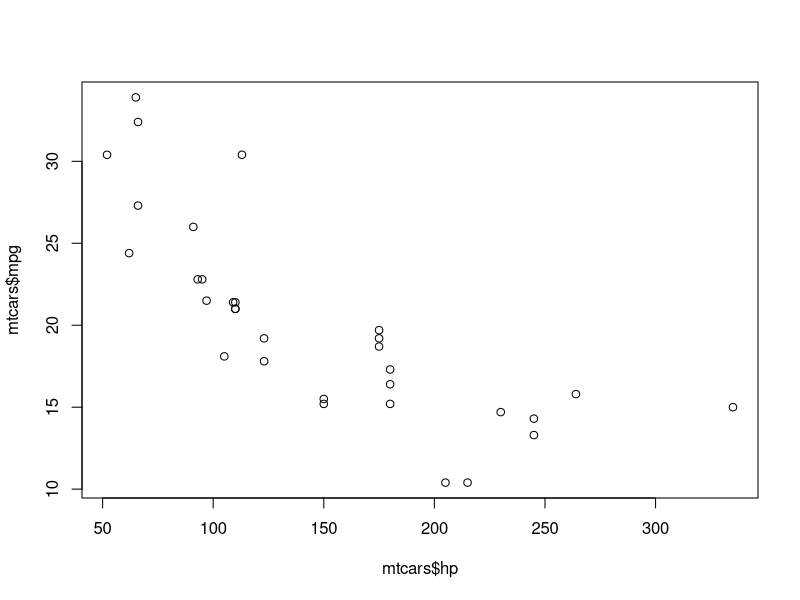
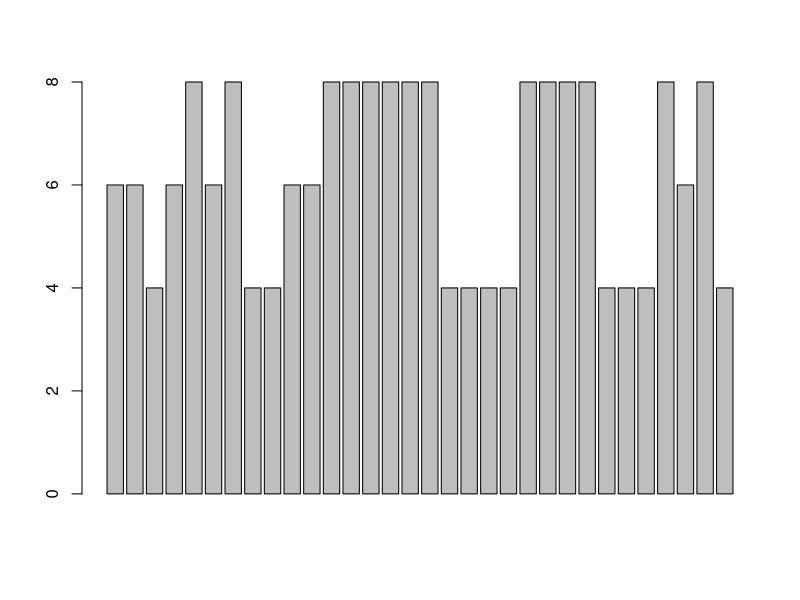
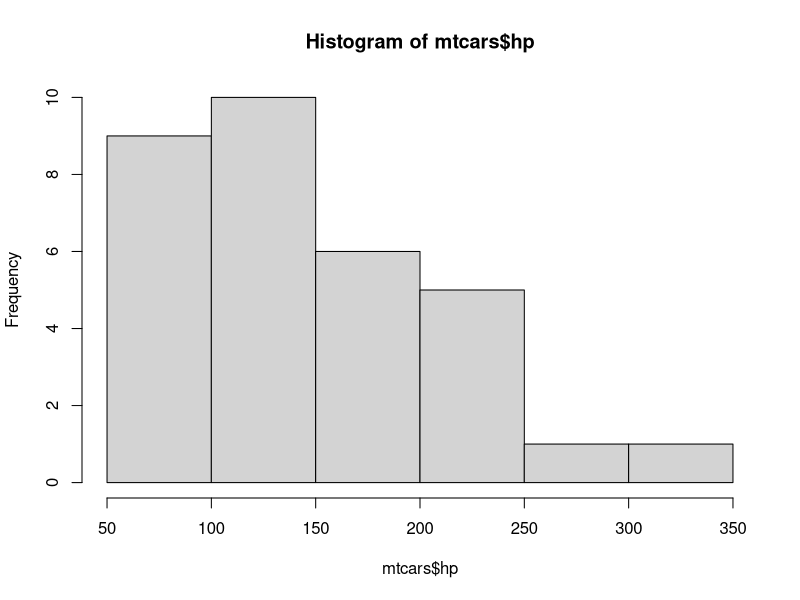
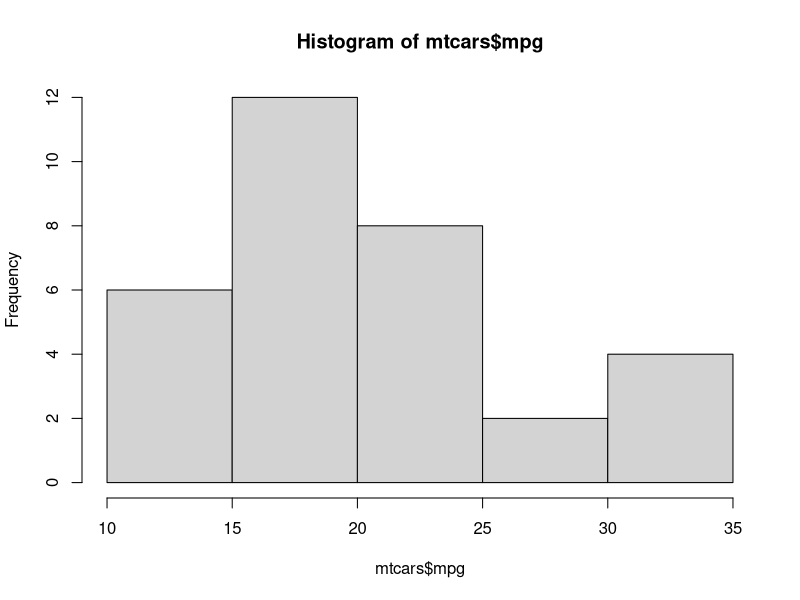
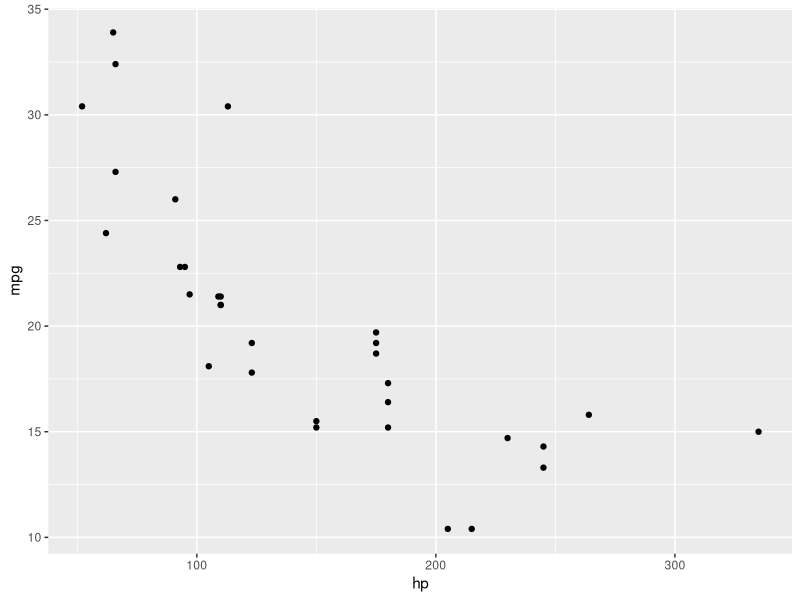
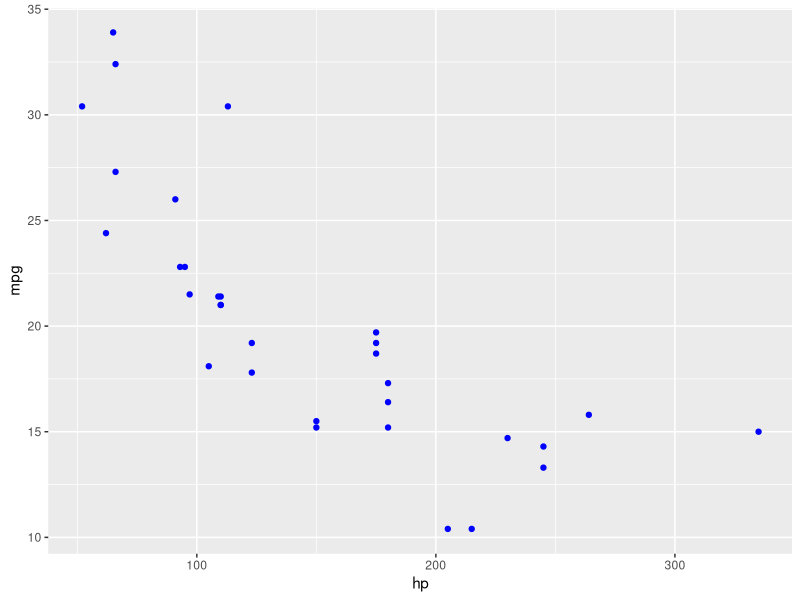
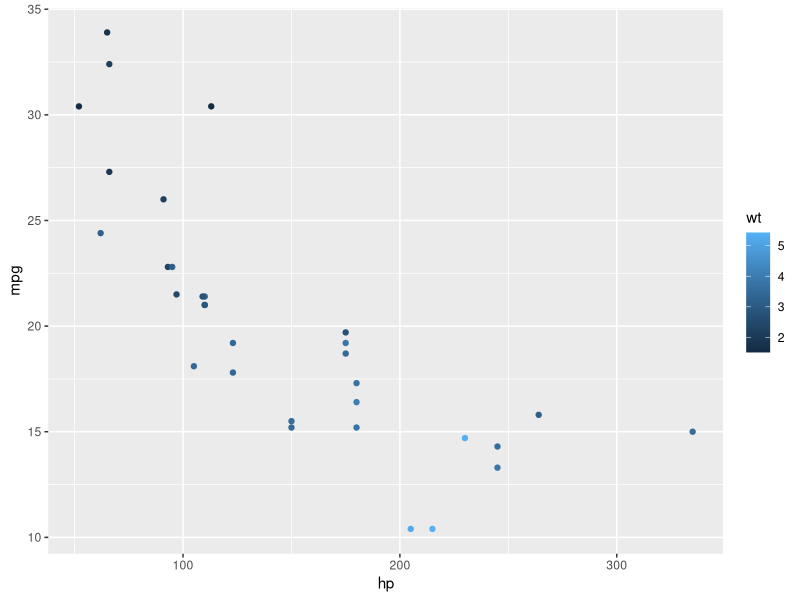
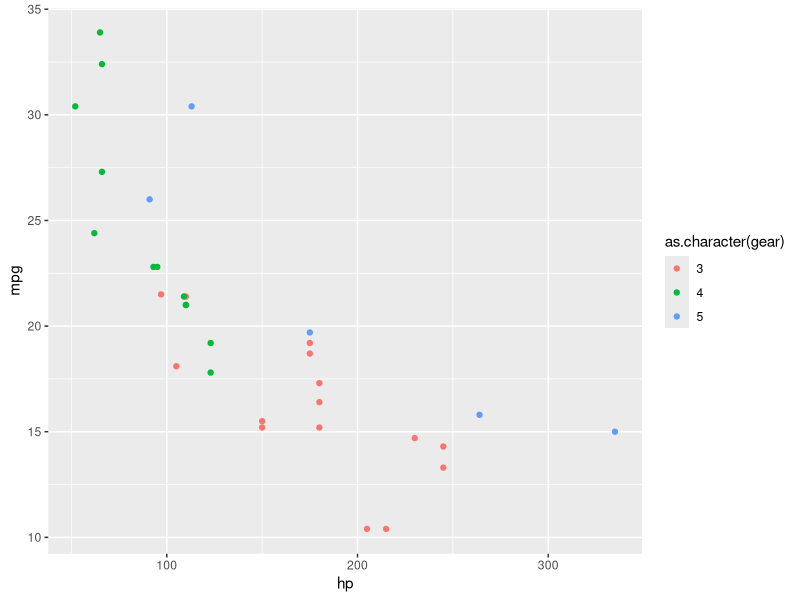

Source code (R) for these figures, in order:
## ---- chunk 1
mtcars

## ---- chunk 2
str(mtcars)

help("mtcars")

## ---- chunk 3
plot(mtcars$hp, mtcars$mpg)

## ---- chunk 4
barplot(mtcars$cyl)

## ---- chunk 5

hist(mtcars$hp)

## ---- chunk 6
range(mtcars$mpg)

hist(mtcars$mpg)

## ---- chunk 7
require(ggplot2)

ggplot(mtcars, aes(x = hp, y = mpg)) + geom_point()

## ---- chunk 8

ggplot(mtcars, aes(x = hp, y = mpg)) + geom_point(color = 'blue')

## ---- chunk 9

ggplot(mtcars, aes(x = hp, y = mpg, color = wt)) + geom_point()

## ---- chunk 10

ggplot(mtcars, aes(x = hp, y = mpg, color = as.character(gear))) + geom_point()

## ---- chunk 11

ggplot(mtcars, aes(x = gear)) + geom_bar()

## ---- chunk 12

require(dplyr)

gear_df <- group_by(mtcars, gear) %>% summarise(avg_mpg = mean(mpg))

gear_df

ggplot(gear_df, aes(x = gear, y = avg_mpg)) + geom_col()

## ---- chunk 13

ggplot(mtcars, aes(x = gear)) + geom_bar(color = 'darkgreen')

## ---- chunk 14

ggplot(mtcars, aes(x = gear)) + geom_bar(fill = 'darkgreen')

## ---- chunk 15

ggplot(mtcars, aes(x = gear, fill = as.factor(am))) + geom_bar()

## ---- chunk 16

ggplot(mtcars, aes(x = gear, fill = as.factor(am))) + geom_bar(color = 'black')

## ---- chunk 17

ggplot(mtcars, aes(x = mpg)) + geom_histogram()

## ---- chunk 18

ggplot(mtcars, aes(x = mpg)) + geom_histogram(binwidth = 5)

## ---- chunk 19

ggplot(mtcars, aes(x = mpg)) + geom_histogram(binwidth = 5, fill = 'darkgreen', color = 'orange')

## ---- chunk 20

ggplot(mtcars, aes(x=mpg, fill=as.factor(gear))) + geom_histogram(binwidth = 5,color = "black")

## ---- chunk 21

summary(mtcars$mpg)

boxplot(mtcars$mpg)

## ---- chunk 22

summary(mtcars$hp)

boxplot(mtcars$hp)


## ---- chunk 23

ggplot(mtcars, aes(x = as.factor(gear), y= hp)) + geom_boxplot()

